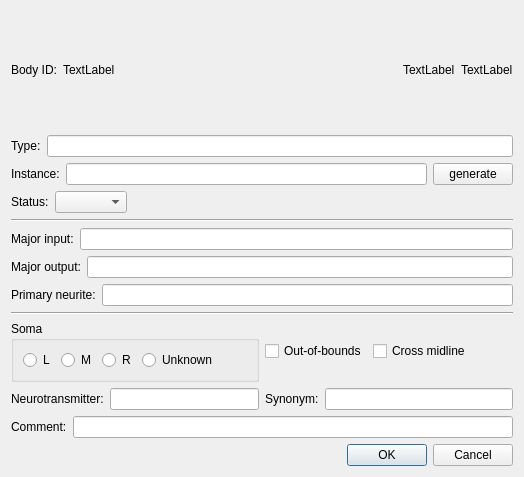
<?xml version="1.0" encoding="UTF-8"?>
<ui version="4.0">
 <class>FlyEmBodyAnnotationDialog</class>
 <widget class="QDialog" name="FlyEmBodyAnnotationDialog">
  <property name="geometry">
   <rect>
    <x>0</x>
    <y>0</y>
    <width>524</width>
    <height>477</height>
   </rect>
  </property>
  <property name="windowTitle">
   <string>Body Annotation</string>
  </property>
  <layout class="QVBoxLayout" name="verticalLayout_2">
   <item>
    <layout class="QHBoxLayout" name="horizontalLayout_15">
     <item>
      <widget class="QLabel" name="bodyIdLabel_2">
       <property name="text">
        <string>Body ID:</string>
       </property>
      </widget>
     </item>
     <item>
      <widget class="QLabel" name="bodyIdLabel">
       <property name="text">
        <string>TextLabel</string>
       </property>
      </widget>
     </item>
     <item>
      <spacer name="horizontalSpacer_6">
       <property name="orientation">
        <enum>Qt::Horizontal</enum>
       </property>
       <property name="sizeHint" stdset="0">
        <size>
         <width>40</width>
         <height>20</height>
        </size>
       </property>
      </spacer>
     </item>
     <item>
      <widget class="QLabel" name="namingUserLabel">
       <property name="text">
        <string>TextLabel</string>
       </property>
      </widget>
     </item>
     <item>
      <widget class="QLabel" name="userLabel">
       <property name="text">
        <string>TextLabel</string>
       </property>
      </widget>
     </item>
    </layout>
   </item>
   <item>
    <layout class="QHBoxLayout" name="horizontalLayout_3">
     <item>
      <layout class="QHBoxLayout" name="horizontalLayout">
       <item>
        <widget class="QLabel" name="label">
         <property name="text">
          <string>Type:</string>
         </property>
        </widget>
       </item>
       <item>
        <widget class="QLineEdit" name="typeLineEdit"/>
       </item>
      </layout>
     </item>
    </layout>
   </item>
   <item>
    <layout class="QHBoxLayout" name="horizontalLayout_2">
     <item>
      <widget class="QLabel" name="label_2">
       <property name="text">
        <string>Instance:</string>
       </property>
      </widget>
     </item>
     <item>
      <widget class="QLineEdit" name="instanceLineEdit"/>
     </item>
     <item>
      <widget class="QPushButton" name="generatePushButton">
       <property name="text">
        <string>generate</string>
       </property>
      </widget>
     </item>
    </layout>
   </item>
   <item>
    <layout class="QHBoxLayout" name="horizontalLayout_4">
     <item>
      <widget class="QLabel" name="label_3">
       <property name="text">
        <string>Status:</string>
       </property>
      </widget>
     </item>
     <item>
      <widget class="QComboBox" name="statusComboBox"/>
     </item>
     <item>
      <spacer name="horizontalSpacer_4">
       <property name="orientation">
        <enum>Qt::Horizontal</enum>
       </property>
       <property name="sizeHint" stdset="0">
        <size>
         <width>40</width>
         <height>20</height>
        </size>
       </property>
      </spacer>
     </item>
    </layout>
   </item>
   <item>
    <layout class="QVBoxLayout" name="verticalLayout">
     <item>
      <widget class="Line" name="line">
       <property name="orientation">
        <enum>Qt::Horizontal</enum>
       </property>
      </widget>
     </item>
     <item>
      <layout class="QHBoxLayout" name="horizontalLayout_5">
       <item>
        <widget class="QLabel" name="label_4">
         <property name="text">
          <string>Major input:</string>
         </property>
        </widget>
       </item>
       <item>
        <widget class="QLineEdit" name="majorInputLineEdit"/>
       </item>
      </layout>
     </item>
     <item>
      <layout class="QHBoxLayout" name="horizontalLayout_6">
       <item>
        <widget class="QLabel" name="label_5">
         <property name="text">
          <string>Major output:</string>
         </property>
        </widget>
       </item>
       <item>
        <widget class="QLineEdit" name="majorOutputLineEdit"/>
       </item>
      </layout>
     </item>
     <item>
      <layout class="QHBoxLayout" name="horizontalLayout_7">
       <item>
        <widget class="QLabel" name="label_6">
         <property name="text">
          <string>Primary neurite:</string>
         </property>
        </widget>
       </item>
       <item>
        <widget class="QLineEdit" name="primaryNeuriteLineEdit"/>
       </item>
      </layout>
     </item>
     <item>
      <widget class="Line" name="line_2">
       <property name="orientation">
        <enum>Qt::Horizontal</enum>
       </property>
      </widget>
     </item>
    </layout>
   </item>
   <item>
    <layout class="QHBoxLayout" name="horizontalLayout_9">
     <item>
      <widget class="QGroupBox" name="groupBox">
       <property name="title">
        <string>Soma</string>
       </property>
       <layout class="QHBoxLayout" name="horizontalLayout_8">
        <item>
         <widget class="QRadioButton" name="leftRadioButton">
          <property name="text">
           <string>L</string>
          </property>
         </widget>
        </item>
        <item>
         <widget class="QRadioButton" name="middleRadioButton">
          <property name="text">
           <string>M</string>
          </property>
         </widget>
        </item>
        <item>
         <widget class="QRadioButton" name="rightRadioButton">
          <property name="text">
           <string>R</string>
          </property>
         </widget>
        </item>
        <item>
         <widget class="QRadioButton" name="unknownRadioButton">
          <property name="text">
           <string>Unknown</string>
          </property>
         </widget>
        </item>
        <item>
         <spacer name="horizontalSpacer_3">
          <property name="orientation">
           <enum>Qt::Horizontal</enum>
          </property>
          <property name="sizeHint" stdset="0">
           <size>
            <width>9</width>
            <height>20</height>
           </size>
          </property>
         </spacer>
        </item>
       </layout>
      </widget>
     </item>
     <item>
      <layout class="QHBoxLayout" name="horizontalLayout_10">
       <item>
        <widget class="QCheckBox" name="outOfBoundsCheckBox">
         <property name="text">
          <string>Out-of-bounds</string>
         </property>
        </widget>
       </item>
       <item>
        <widget class="QCheckBox" name="crossMidlineCheckBox">
         <property name="text">
          <string>Cross midline</string>
         </property>
        </widget>
       </item>
       <item>
        <spacer name="horizontalSpacer">
         <property name="orientation">
          <enum>Qt::Horizontal</enum>
         </property>
         <property name="sizeHint" stdset="0">
          <size>
           <width>40</width>
           <height>20</height>
          </size>
         </property>
        </spacer>
       </item>
      </layout>
     </item>
    </layout>
   </item>
   <item>
    <layout class="QHBoxLayout" name="horizontalLayout_11">
     <item>
      <layout class="QHBoxLayout" name="horizontalLayout_12">
       <item>
        <widget class="QLabel" name="label_7">
         <property name="text">
          <string>Neurotransmitter:</string>
         </property>
        </widget>
       </item>
       <item>
        <widget class="QLineEdit" name="neurotransmitterLineEdit"/>
       </item>
      </layout>
     </item>
     <item>
      <layout class="QHBoxLayout" name="horizontalLayout_13">
       <item>
        <widget class="QLabel" name="label_8">
         <property name="text">
          <string>Synonym:</string>
         </property>
        </widget>
       </item>
       <item>
        <widget class="QLineEdit" name="SynonymLineEdit"/>
       </item>
      </layout>
     </item>
    </layout>
   </item>
   <item>
    <layout class="QHBoxLayout" name="horizontalLayout_14">
     <item>
      <widget class="QLabel" name="label_9">
       <property name="text">
        <string>Comment:</string>
       </property>
      </widget>
     </item>
     <item>
      <widget class="QLineEdit" name="commentLineEdit">
       <property name="text">
        <string/>
       </property>
      </widget>
     </item>
    </layout>
   </item>
   <item>
    <widget class="QDialogButtonBox" name="buttonBox">
     <property name="orientation">
      <enum>Qt::Horizontal</enum>
     </property>
     <property name="standardButtons">
      <set>QDialogButtonBox::Cancel|QDialogButtonBox::Ok</set>
     </property>
    </widget>
   </item>
  </layout>
 </widget>
 <resources/>
 <connections>
  <connection>
   <sender>buttonBox</sender>
   <signal>accepted()</signal>
   <receiver>FlyEmBodyAnnotationDialog</receiver>
   <slot>accept()</slot>
   <hints>
    <hint type="sourcelabel">
     <x>248</x>
     <y>254</y>
    </hint>
    <hint type="destinationlabel">
     <x>157</x>
     <y>274</y>
    </hint>
   </hints>
  </connection>
  <connection>
   <sender>buttonBox</sender>
   <signal>rejected()</signal>
   <receiver>FlyEmBodyAnnotationDialog</receiver>
   <slot>reject()</slot>
   <hints>
    <hint type="sourcelabel">
     <x>316</x>
     <y>260</y>
    </hint>
    <hint type="destinationlabel">
     <x>286</x>
     <y>274</y>
    </hint>
   </hints>
  </connection>
 </connections>
</ui>
